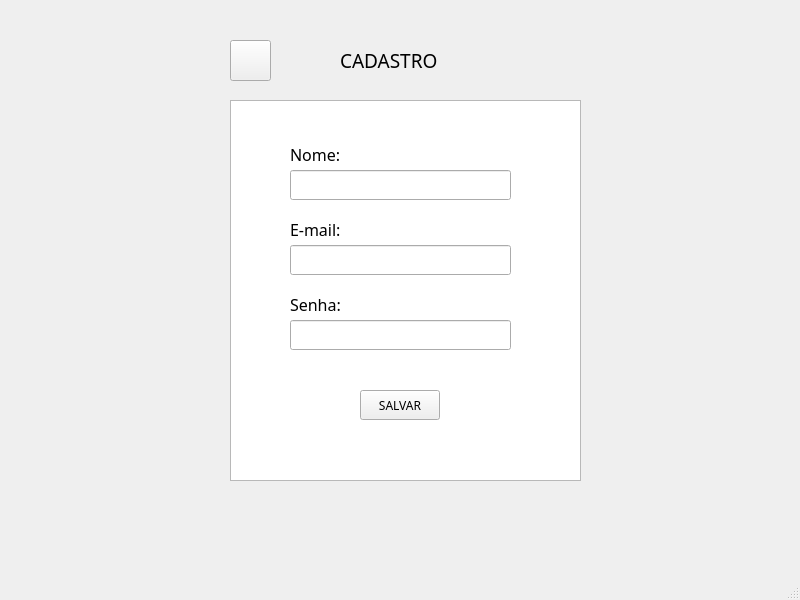
<?xml version="1.0" encoding="UTF-8"?>
<ui version="4.0">
 <class>Tela_Cadastro</class>
 <widget class="QMainWindow" name="Tela_Cadastro">
  <property name="geometry">
   <rect>
    <x>0</x>
    <y>0</y>
    <width>800</width>
    <height>600</height>
   </rect>
  </property>
  <property name="font">
   <font>
    <family>Lucida Sans Unicode</family>
   </font>
  </property>
  <property name="windowTitle">
   <string>MainWindow</string>
  </property>
  <widget class="QWidget" name="centralwidget">
   <widget class="QTextBrowser" name="textBrowser">
    <property name="geometry">
     <rect>
      <x>230</x>
      <y>100</y>
      <width>351</width>
      <height>381</height>
     </rect>
    </property>
   </widget>
   <widget class="QLabel" name="label_3">
    <property name="geometry">
     <rect>
      <x>340</x>
      <y>50</y>
      <width>131</width>
      <height>20</height>
     </rect>
    </property>
    <property name="font">
     <font>
      <pointsize>14</pointsize>
     </font>
    </property>
    <property name="text">
     <string>CADASTRO</string>
    </property>
   </widget>
   <widget class="QToolButton" name="toolButton">
    <property name="geometry">
     <rect>
      <x>230</x>
      <y>40</y>
      <width>41</width>
      <height>41</height>
     </rect>
    </property>
    <property name="text">
     <string/>
    </property>
    <property name="icon">
     <iconset>
      <normaloff>images/back_12955.png</normaloff>images/back_12955.png</iconset>
    </property>
    <property name="iconSize">
     <size>
      <width>28</width>
      <height>28</height>
     </size>
    </property>
   </widget>
   <widget class="QPushButton" name="botao_salvar">
    <property name="geometry">
     <rect>
      <x>360</x>
      <y>390</y>
      <width>80</width>
      <height>30</height>
     </rect>
    </property>
    <property name="font">
     <font>
      <family>Lucida Sans Unicode</family>
      <pointsize>9</pointsize>
     </font>
    </property>
    <property name="text">
     <string>SALVAR</string>
    </property>
    <property name="icon">
     <iconset>
      <normaloff>images/save_file_disk_open_searsh_loading_clipboard_1513.png</normaloff>images/save_file_disk_open_searsh_loading_clipboard_1513.png</iconset>
    </property>
    <property name="iconSize">
     <size>
      <width>16</width>
      <height>16</height>
     </size>
    </property>
   </widget>
   <widget class="QLineEdit" name="e_mail">
    <property name="geometry">
     <rect>
      <x>290</x>
      <y>245</y>
      <width>221</width>
      <height>30</height>
     </rect>
    </property>
    <property name="font">
     <font>
      <family>Lucida Sans Unicode</family>
      <pointsize>9</pointsize>
     </font>
    </property>
   </widget>
   <widget class="QLineEdit" name="nome">
    <property name="geometry">
     <rect>
      <x>290</x>
      <y>170</y>
      <width>221</width>
      <height>30</height>
     </rect>
    </property>
    <property name="font">
     <font>
      <family>Lucida Sans Unicode</family>
      <pointsize>9</pointsize>
     </font>
    </property>
   </widget>
   <widget class="QLabel" name="label_2">
    <property name="geometry">
     <rect>
      <x>290</x>
      <y>220</y>
      <width>56</width>
      <height>19</height>
     </rect>
    </property>
    <property name="font">
     <font>
      <family>Lucida Sans Unicode</family>
      <pointsize>12</pointsize>
     </font>
    </property>
    <property name="text">
     <string>E-mail:</string>
    </property>
   </widget>
   <widget class="QLabel" name="label">
    <property name="geometry">
     <rect>
      <x>290</x>
      <y>145</y>
      <width>53</width>
      <height>19</height>
     </rect>
    </property>
    <property name="font">
     <font>
      <family>Lucida Sans Unicode</family>
      <pointsize>12</pointsize>
      <weight>50</weight>
      <bold>false</bold>
     </font>
    </property>
    <property name="text">
     <string>Nome:</string>
    </property>
   </widget>
   <widget class="QLineEdit" name="senha">
    <property name="geometry">
     <rect>
      <x>290</x>
      <y>320</y>
      <width>221</width>
      <height>30</height>
     </rect>
    </property>
    <property name="font">
     <font>
      <family>Lucida Sans Unicode</family>
      <pointsize>9</pointsize>
     </font>
    </property>
   </widget>
   <widget class="QLabel" name="label_4">
    <property name="geometry">
     <rect>
      <x>290</x>
      <y>295</y>
      <width>56</width>
      <height>19</height>
     </rect>
    </property>
    <property name="font">
     <font>
      <family>Lucida Sans Unicode</family>
      <pointsize>12</pointsize>
     </font>
    </property>
    <property name="text">
     <string>Senha:</string>
    </property>
   </widget>
  </widget>
  <widget class="QMenuBar" name="menubar">
   <property name="geometry">
    <rect>
     <x>0</x>
     <y>0</y>
     <width>800</width>
     <height>23</height>
    </rect>
   </property>
  </widget>
  <widget class="QStatusBar" name="statusbar"/>
 </widget>
 <resources/>
 <connections/>
</ui>
